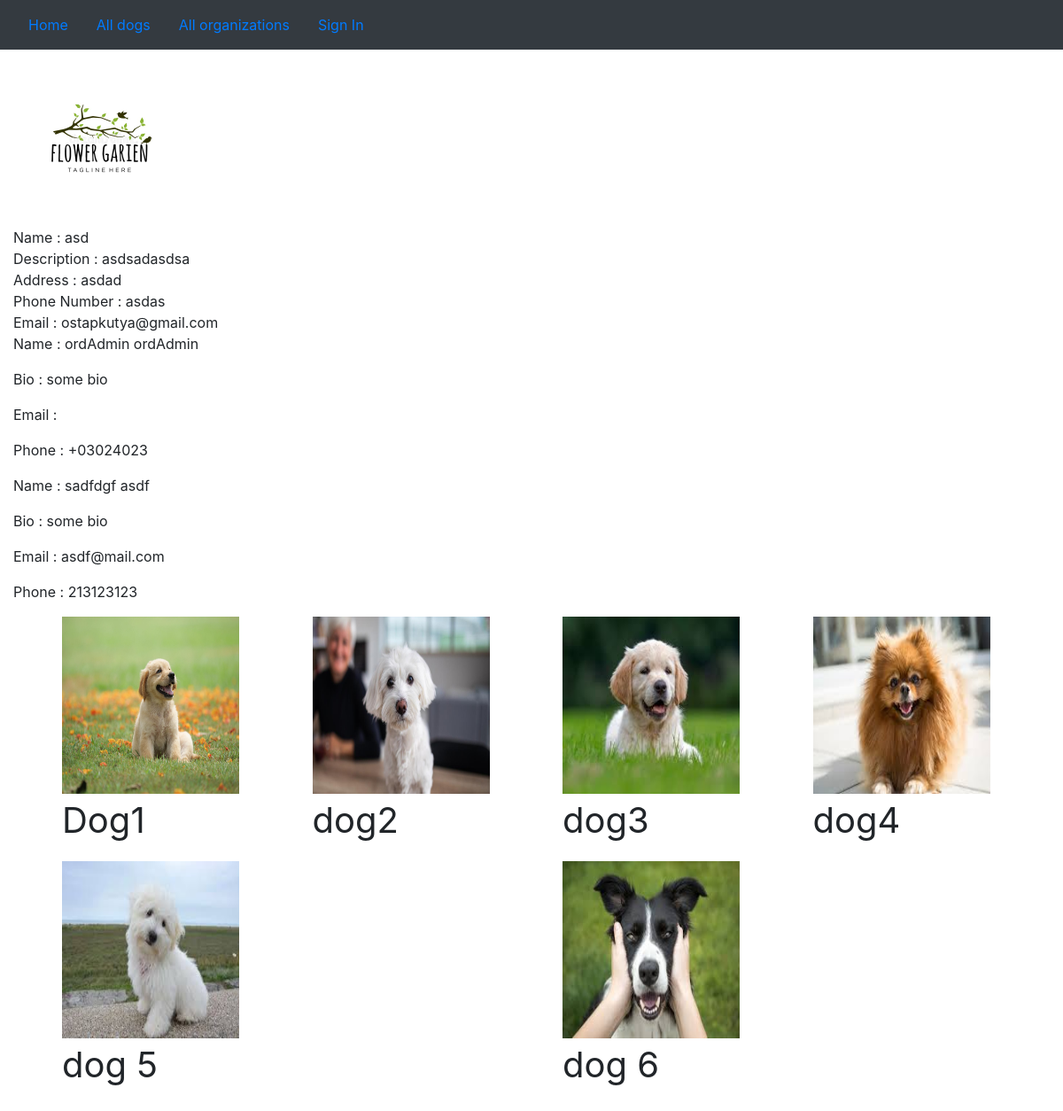
The page /shelter/organization/1 on the database its author committed.
### dog_shelter/models.py (models this page shows)
class Organization(models.Model):
    name = models.CharField(max_length=50, help_text='Enter organization name')
    description = models.TextField(help_text='Enter description for organization')
    address = models.CharField(max_length=50, help_text='Enter address of your organization')
    phone_number = models.CharField(max_length=13, help_text='Enter phone number')
    email = models.EmailField(max_length=30, help_text='Enter email')
    logo = models.ImageField(upload_to='media', null=True, blank=True)

class OrganizationAdmin(models.Model):
    user = models.OneToOneField(User, null=True, on_delete=models.CASCADE, related_name='users')
    bio = models.TextField(max_length=500, blank=True)
    personal_phone_number = models.CharField(max_length=13, help_text='Enter your personal phone number')
    organization = models.ForeignKey(Organization, null=True, on_delete=models.CASCADE)
    class Meta:
        permissions = [
            ('can_add_dog', 'can add dog'),
            ('can_change_dog', 'can change dog'),
            ('can_delete_dog', 'can delete dog'),
            ('can_view_dog', 'can view dog'),
            ('can_add_dog_images', 'can add dog images'),
            ('can_change_dog_images', 'can change dog images'),
            ('can_delete_dog_images', 'can delete dog images'),
            ('can_view_dog_images', 'can view dog images'),
            ('can_change_organization', 'can change organization'),
            ('can_view_organization', 'can view organization'),
            ('can_view_profile', 'can view profile'),
            ('can_change_profile', 'can change profile'),
        ]

class Dog(models.Model):
    SIZE = (
        ("s", 'Small'),
        ("m", 'Medium'),
        ("l", 'Large'),
    )
    name = models.CharField(max_length=20, help_text='Enter dogs name')
    description = models.TextField(help_text='Enter description for dog')
    breed = models.CharField(max_length=50, help_text='Enter the breed of dog')
    age = models.IntegerField(
        validators=[
            MaxValueValidator(100),
            MinValueValidator(1)
        ]
    )
    size = models.CharField(
        max_length=1,
        choices=SIZE,
        default='m',
        blank=True,
        null=True
    )
    disease_info = models.TextField(null=True, blank=True,
                                    help_text='Enter description for dog disease if there are some')
    organization = models.ForeignKey(Organization, on_delete=models.CASCADE)
    user_liked = models.ManyToManyField(User)

### dog_shelter/views.py (the view)
# urls.py: url(r'^organization/(?P<pk>\d+)$', views.organization_info_view, name='org-info'),
def organization_info_view(request, pk):
    organization = Organization.objects.get(pk=pk)
    organization_admin = OrganizationAdmin.objects.filter(organization_id=pk).all()
    organization_dogs = list(organization.dog_set.all())
    for dog in organization_dogs:
        for img in list(dog.dogimages_set.all()):
            if img:
                dog.image = b64encode(img.image).decode('utf-8')
    if organization_admin:
        return render(
            request,
            'dog_shelter/organization_info.html',
            context={
                'organization': organization,
                'organization_admin': organization_admin,
                'dogs': organization_dogs
            }
        )

### dog_shelter/templates/dog_shelter/organization_info.html (shortened to what this page needs)
{% extends 'base.html' %}
{% block content %}
    <div>
        {% if organization.logo %}
            <img style="max-height: 200px; max-width: 300px" src="{{ organization.logo.url }}"/>
        {% endif %}
    </div>
    <div>Name : {{ organization.name }}</div>
    <div>Description : {{ organization.description }}</div>
    <div>Address : {{ organization.address }}</div>
    <div>Phone Number : {{ organization.phone_number }}</div>
    <div>Email : {{ organization.email }}</div>
    {% for i in organization_admin %}
        <div>
            <div>
                <p>Name : {{ i.user.first_name }} {{ i.user.last_name }}</p>
                <p>Bio : {{ i.bio }}</p>
                <p>Email : {{ i.user.email }}</p>
                <p>Phone : {{ i.personal_phone_number }}</p>
            </div>
        </div>
    {% endfor %}
    {% if dogs %}
        <ul>
            <div class="container">
                <div class="row row-cols-4">
                    {% for dog in dogs %}
                        <div onclick="redirectToDog({{ dog.pk }})" class="col-sm" style="display: flex">
                            <div style="min-width: 200px; max-width: 200px">
                                <img
                                     style="max-height: 200px; max-width: 100%; min-height: 200px">
                                <p style="font-size: 2.5em;">{{ dog.name }}</p>
                            </div>
                        </div>
                    {% endfor %}
                </div>
            </div>
        </ul>
    {% else %}
        <p>There are no dogs yet</p>
    {% endif %}
{% endblock %}

### dog_shelter/templates/base.html (shortened to what this page needs)
<!DOCTYPE html>
<html lang="en">
<head>
    <link rel="stylesheet" href="https://maxcdn.bootstrapcdn.com/bootstrap/4.0.0/css/bootstrap.min.css"
>
    {% load static %}
    <link rel="stylesheet" href="{% static 'css/styles.css' %}">
</head>
<body>
<nav class="navbar navbar-dark bg-dark">
    <ul class="nav">
        <li class="nav-item"><a class="nav-link active" href="{% url 'index' %}">Home</a></li>
        <li class="nav-item"><a class="nav-link" href="{% url 'dogs' %}">All dogs</a></li>
        <li class="nav-item"><a class="nav-link" href="{% url 'organizations' %}">All organizations</a></li>
        {% if user.is_authenticated %}
            <li class="nav-item"><a class="nav-link" href="{% url 'logout' %}">Logout</a></li>
            <li class="nav-item"><a class="nav-link" href="{% url 'user-info' user.pk %}">Personal Info</a></li>
        {% else %}
            <li class="nav-item"><a class="nav-link" href="/accounts/login">Sign In</a></li>
        {% endif %}
    </ul>
</nav>
<div class="container-fluid">
    {% block content %}{% endblock %}
</div>
</body>
</html>

### rows shown on the page
Organization: logo (picture), name "asd", description "asdsadasdsa", address "asdad", phone_number "asdas", email "ostapkutya@gmail.com"
OrganizationAdmin: user.first_name "ordAdmin", user.last_name "ordAdmin", bio "some bio", personal_phone_number "+03024023"
OrganizationAdmin: user.first_name "sadfdgf", user.last_name "asdf", bio "some bio", user.email "asdf@mail.com", personal_phone_number "213123123"
Dog: name "Dog1"
Dog: name "dog2"
Dog: name "dog3"
Dog: name "dog4"
Dog: name "dog 5"
Dog: name "dog 6"
